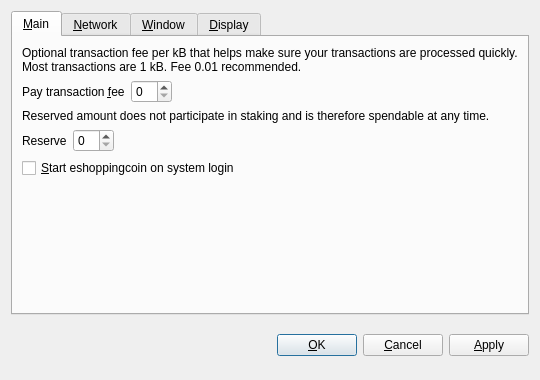
<?xml version="1.0" encoding="UTF-8"?>
<ui version="4.0">
 <class>OptionsDialog</class>
 <widget class="QDialog" name="OptionsDialog">
  <property name="geometry">
   <rect>
    <x>0</x>
    <y>0</y>
    <width>540</width>
    <height>380</height>
   </rect>
  </property>
  <property name="windowTitle">
   <string>Options</string>
  </property>
  <property name="modal">
   <bool>true</bool>
  </property>
  <layout class="QVBoxLayout" name="verticalLayout">
   <item>
    <widget class="QTabWidget" name="tabWidget">
     <property name="tabPosition">
      <enum>QTabWidget::North</enum>
     </property>
     <property name="currentIndex">
      <number>0</number>
     </property>
     <widget class="QWidget" name="tabMain">
      <attribute name="title">
       <string>&amp;Main</string>
      </attribute>
      <layout class="QVBoxLayout" name="verticalLayout_Main">
       <item>
        <widget class="QLabel" name="transactionFeeInfoLabel">
         <property name="text">
          <string>Optional transaction fee per kB that helps make sure your transactions are processed quickly. Most transactions are 1 kB. Fee 0.01 recommended.</string>
         </property>
         <property name="textFormat">
          <enum>Qt::PlainText</enum>
         </property>
         <property name="wordWrap">
          <bool>true</bool>
         </property>
        </widget>
       </item>
       <item>
        <layout class="QHBoxLayout" name="horizontalLayoutFee">
         <item>
          <widget class="QLabel" name="transactionFeeLabel">
           <property name="text">
            <string>Pay transaction &amp;fee</string>
           </property>
           <property name="textFormat">
            <enum>Qt::PlainText</enum>
           </property>
           <property name="buddy">
            <cstring>transactionFee</cstring>
           </property>
          </widget>
         </item>
         <item>
          <widget class="BitcoinAmountField" name="transactionFee"/>
         </item>
         <item>
          <spacer name="horizontalSpacerFee">
           <property name="orientation">
            <enum>Qt::Horizontal</enum>
           </property>
           <property name="sizeHint" stdset="0">
            <size>
             <width>40</width>
             <height>20</height>
            </size>
           </property>
          </spacer>
         </item>
        </layout>
       </item>
       <item>
        <widget class="QLabel" name="reserveBalanceInfoLabel">
         <property name="text">
          <string>Reserved amount does not participate in staking and is therefore spendable at any time.</string>
         </property>
         <property name="textFormat">
          <enum>Qt::PlainText</enum>
         </property>
         <property name="wordWrap">
          <bool>true</bool>
         </property>
        </widget>
       </item>
       <item>
        <layout class="QHBoxLayout" name="horizontalLayoutReserveBalance">
         <item>
          <widget class="QLabel" name="reserveBalanceLabel">
           <property name="text">
            <string>Reserve</string>
           </property>
           <property name="textFormat">
            <enum>Qt::PlainText</enum>
           </property>
           <property name="buddy">
            <cstring>reserveBalance</cstring>
           </property>
          </widget>
         </item>
         <item>
          <widget class="BitcoinAmountField" name="reserveBalance"/>
         </item>
         <item>
          <spacer name="horizontalSpacerReserveBalance">
           <property name="orientation">
            <enum>Qt::Horizontal</enum>
           </property>
           <property name="sizeHint" stdset="0">
            <size>
             <width>40</width>
             <height>20</height>
            </size>
           </property>
          </spacer>
         </item>
        </layout>
       </item>
       <item>
        <widget class="QCheckBox" name="bitcoinAtStartup">
         <property name="toolTip">
          <string>Automatically start eshoppingcoin after logging in to the system.</string>
         </property>
         <property name="text">
          <string>&amp;Start eshoppingcoin on system login</string>
         </property>
        </widget>
       </item>
       <item>
        <spacer name="verticalSpacer_Main">
         <property name="orientation">
          <enum>Qt::Vertical</enum>
         </property>
         <property name="sizeHint" stdset="0">
          <size>
           <width>20</width>
           <height>40</height>
          </size>
         </property>
        </spacer>
       </item>
      </layout>
     </widget>
     <widget class="QWidget" name="tabNetwork">
      <attribute name="title">
       <string>&amp;Network</string>
      </attribute>
      <layout class="QVBoxLayout" name="verticalLayout_Network">
       <item>
        <widget class="QCheckBox" name="mapPortUpnp">
         <property name="toolTip">
          <string>Automatically open the eshoppingcoin client port on the router. This only works when your router supports UPnP and it is enabled.</string>
         </property>
         <property name="text">
          <string>Map port using &amp;UPnP</string>
         </property>
        </widget>
       </item>
       <item>
        <widget class="QCheckBox" name="connectSocks">
         <property name="toolTip">
          <string>Connect to the eshoppingcoin network through a SOCKS proxy (e.g. when connecting through Tor).</string>
         </property>
         <property name="text">
          <string>&amp;Connect through SOCKS proxy:</string>
         </property>
        </widget>
       </item>
       <item>
        <layout class="QHBoxLayout" name="horizontalLayout_Network">
         <item>
          <widget class="QLabel" name="proxyIpLabel">
           <property name="text">
            <string>Proxy &amp;IP:</string>
           </property>
           <property name="textFormat">
            <enum>Qt::PlainText</enum>
           </property>
           <property name="buddy">
            <cstring>proxyIp</cstring>
           </property>
          </widget>
         </item>
         <item>
          <widget class="QValidatedLineEdit" name="proxyIp">
           <property name="maximumSize">
            <size>
             <width>140</width>
             <height>16777215</height>
            </size>
           </property>
           <property name="toolTip">
            <string>IP address of the proxy (e.g. 127.0.0.1)</string>
           </property>
          </widget>
         </item>
         <item>
          <widget class="QLabel" name="proxyPortLabel">
           <property name="text">
            <string>&amp;Port:</string>
           </property>
           <property name="textFormat">
            <enum>Qt::PlainText</enum>
           </property>
           <property name="buddy">
            <cstring>proxyPort</cstring>
           </property>
          </widget>
         </item>
         <item>
          <widget class="QLineEdit" name="proxyPort">
           <property name="maximumSize">
            <size>
             <width>55</width>
             <height>16777215</height>
            </size>
           </property>
           <property name="toolTip">
            <string>Port of the proxy (e.g. 9050)</string>
           </property>
          </widget>
         </item>
         <item>
          <widget class="QLabel" name="socksVersionLabel">
           <property name="text">
            <string>SOCKS &amp;Version:</string>
           </property>
           <property name="textFormat">
            <enum>Qt::PlainText</enum>
           </property>
           <property name="buddy">
            <cstring>socksVersion</cstring>
           </property>
          </widget>
         </item>
         <item>
          <widget class="QValueComboBox" name="socksVersion">
           <property name="toolTip">
            <string>SOCKS version of the proxy (e.g. 5)</string>
           </property>
          </widget>
         </item>
         <item>
          <spacer name="horizontalSpacer_Network">
           <property name="orientation">
            <enum>Qt::Horizontal</enum>
           </property>
           <property name="sizeHint" stdset="0">
            <size>
             <width>40</width>
             <height>20</height>
            </size>
           </property>
          </spacer>
         </item>
        </layout>
       </item>
       <item>
        <spacer name="verticalSpacer_Network">
         <property name="orientation">
          <enum>Qt::Vertical</enum>
         </property>
         <property name="sizeHint" stdset="0">
          <size>
           <width>20</width>
           <height>40</height>
          </size>
         </property>
        </spacer>
       </item>
      </layout>
     </widget>
     <widget class="QWidget" name="tabWindow">
      <attribute name="title">
       <string>&amp;Window</string>
      </attribute>
      <layout class="QVBoxLayout" name="verticalLayout_Window">
       <item>
        <widget class="QCheckBox" name="minimizeToTray">
         <property name="toolTip">
          <string>Show only a tray icon after minimizing the window.</string>
         </property>
         <property name="text">
          <string>&amp;Minimize to the tray instead of the taskbar</string>
         </property>
        </widget>
       </item>
       <item>
        <widget class="QCheckBox" name="minimizeOnClose">
         <property name="toolTip">
          <string>Minimize instead of exit the application when the window is closed. When this option is enabled, the application will be closed only after selecting Quit in the menu.</string>
         </property>
         <property name="text">
          <string>M&amp;inimize on close</string>
         </property>
        </widget>
       </item>
       <item>
        <spacer name="verticalSpacer_Window">
         <property name="orientation">
          <enum>Qt::Vertical</enum>
         </property>
         <property name="sizeHint" stdset="0">
          <size>
           <width>20</width>
           <height>40</height>
          </size>
         </property>
        </spacer>
       </item>
      </layout>
     </widget>
     <widget class="QWidget" name="tabDisplay">
      <attribute name="title">
       <string>&amp;Display</string>
      </attribute>
      <layout class="QVBoxLayout" name="verticalLayout_Display">
       <item>
        <layout class="QHBoxLayout" name="horizontalLayout_1_Display">
         <item>
          <widget class="QLabel" name="langLabel">
           <property name="text">
            <string>User Interface &amp;language:</string>
           </property>
           <property name="textFormat">
            <enum>Qt::PlainText</enum>
           </property>
           <property name="buddy">
            <cstring>lang</cstring>
           </property>
          </widget>
         </item>
         <item>
          <widget class="QValueComboBox" name="lang">
           <property name="toolTip">
            <string>The user interface language can be set here. This setting will take effect after restarting eshoppingcoin.</string>
           </property>
          </widget>
         </item>
        </layout>
       </item>
       <item>
        <layout class="QHBoxLayout" name="horizontalLayout_2_Display">
         <item>
          <widget class="QLabel" name="unitLabel">
           <property name="text">
            <string>&amp;Unit to show amounts in:</string>
           </property>
           <property name="textFormat">
            <enum>Qt::PlainText</enum>
           </property>
           <property name="buddy">
            <cstring>unit</cstring>
           </property>
          </widget>
         </item>
         <item>
          <widget class="QValueComboBox" name="unit">
           <property name="toolTip">
            <string>Choose the default subdivision unit to show in the interface and when sending coins.</string>
           </property>
          </widget>
         </item>
        </layout>
       </item>
       <item>
        <widget class="QCheckBox" name="displayAddresses">
         <property name="toolTip">
          <string>Whether to show eshoppingcoin addresses in the transaction list or not.</string>
         </property>
         <property name="text">
          <string>&amp;Display addresses in transaction list</string>
         </property>
        </widget>
       </item>
       <item>
        <widget class="QCheckBox" name="coinControlFeatures">
         <property name="toolTip">
          <string>Whether to show coin control features or not.</string>
         </property>
         <property name="text">
          <string>Display coin &amp;control features (experts only!)</string>
         </property>
        </widget>
       </item>
       <item>
        <spacer name="verticalSpacer_Display">
         <property name="orientation">
          <enum>Qt::Vertical</enum>
         </property>
         <property name="sizeHint" stdset="0">
          <size>
           <width>20</width>
           <height>40</height>
          </size>
         </property>
        </spacer>
       </item>
      </layout>
     </widget>
    </widget>
   </item>
   <item>
    <layout class="QHBoxLayout" name="horizontalLayout_Buttons">
     <item>
      <spacer name="horizontalSpacer_1">
       <property name="orientation">
        <enum>Qt::Horizontal</enum>
       </property>
       <property name="sizeHint" stdset="0">
        <size>
         <width>40</width>
         <height>48</height>
        </size>
       </property>
      </spacer>
     </item>
     <item>
      <widget class="QLabel" name="statusLabel">
       <property name="font">
        <font>
         <weight>75</weight>
         <bold>true</bold>
        </font>
       </property>
       <property name="text">
        <string/>
       </property>
       <property name="textFormat">
        <enum>Qt::PlainText</enum>
       </property>
       <property name="wordWrap">
        <bool>true</bool>
       </property>
      </widget>
     </item>
     <item>
      <spacer name="horizontalSpacer_2">
       <property name="orientation">
        <enum>Qt::Horizontal</enum>
       </property>
       <property name="sizeHint" stdset="0">
        <size>
         <width>40</width>
         <height>48</height>
        </size>
       </property>
      </spacer>
     </item>
     <item>
      <widget class="QPushButton" name="okButton">
       <property name="text">
        <string>&amp;OK</string>
       </property>
      </widget>
     </item>
     <item>
      <widget class="QPushButton" name="cancelButton">
       <property name="text">
        <string>&amp;Cancel</string>
       </property>
       <property name="autoDefault">
        <bool>false</bool>
       </property>
      </widget>
     </item>
     <item>
      <widget class="QPushButton" name="applyButton">
       <property name="text">
        <string>&amp;Apply</string>
       </property>
       <property name="autoDefault">
        <bool>false</bool>
       </property>
      </widget>
     </item>
    </layout>
   </item>
  </layout>
 </widget>
 <customwidgets>
  <customwidget>
   <class>BitcoinAmountField</class>
   <extends>QSpinBox</extends>
   <header>bitcoinamountfield.h</header>
  </customwidget>
  <customwidget>
   <class>QValueComboBox</class>
   <extends>QComboBox</extends>
   <header>qvaluecombobox.h</header>
  </customwidget>
  <customwidget>
   <class>QValidatedLineEdit</class>
   <extends>QLineEdit</extends>
   <header>qvalidatedlineedit.h</header>
  </customwidget>
 </customwidgets>
 <resources/>
 <connections/>
</ui>
